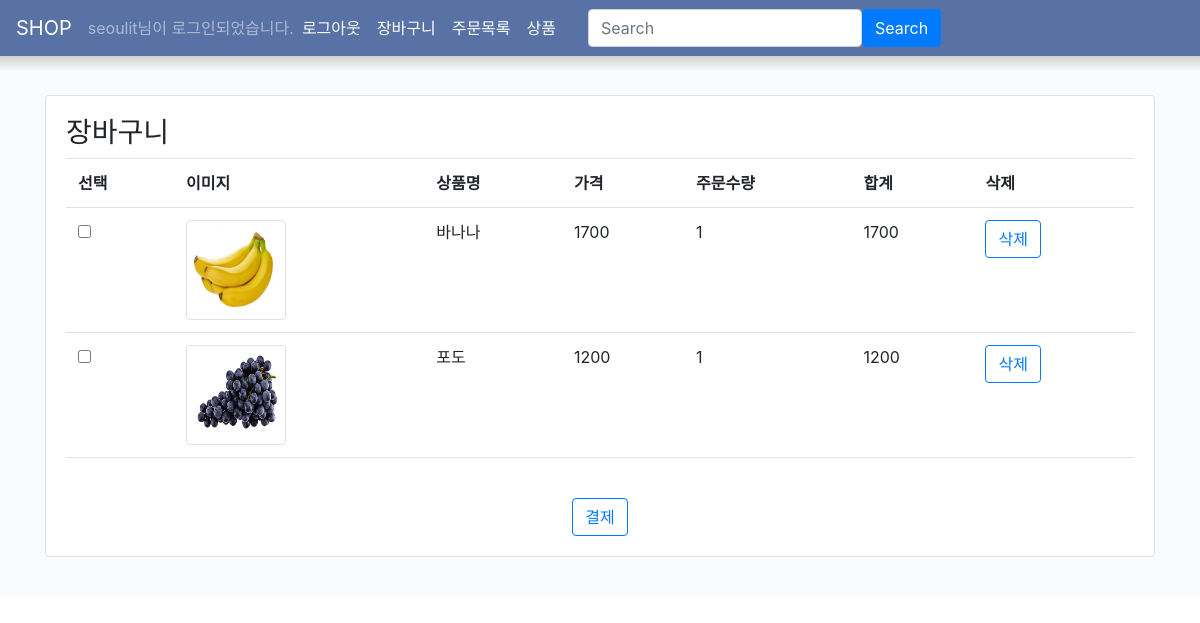
The app's page /cart/ (signed in) with its own data.
### cart/models.py (models this page shows, shortened)
class Cart(models.Model):
    author = models.ForeignKey(User, on_delete=models.CASCADE)
    product = models.ForeignKey(Product, on_delete=models.CASCADE)
    price = models.IntegerField('가격')
    amount = models.IntegerField('수량')
    cartdate = models.DateTimeField(default=timezone.now)
    def get_sum(self):
        return self.price * self.amount

### product/models.py (models this page shows, shortened)
class Product(models.Model):
    pro_name = models.CharField('상품명',max_length=200)
    pro_status_choice = (
        ('f','Fruit'),
        ('p', 'Phone'),
        ('c', 'Computer'),
    )
    pro_status = models.CharField('카테고리', null=True, max_length=1, choices=pro_status_choice)
    pro_price = models.IntegerField('가격')
    pro_stock = models.IntegerField('재고수량',default=100)
    pro_img = models.ImageField('상품이미지', upload_to='products/%Y/%m/%d', blank=True)
    pro_desc = models.TextField('상품설명', blank=True)
    pro_hot = models.BooleanField('인기상품', default=False)
    pro_new = models.BooleanField('신규상품', default=False)
    pro_display = models.BooleanField('화면표시', default=True)
    pro_day = models.DateField('등록일', default=timezone.now)
    pro_like = models.IntegerField('좋아요', default=0)
    author = models.ForeignKey(User, on_delete=models.CASCADE)
    class Meta:
        verbose_name_plural = "상품관리"

### cart/views.py (the view)
# urls.py: path('', CartListView.as_view(), name='list'),
class CartListView(LoginRequiredMixin, ListView):
    login_url = '/member/login'
    template_name = 'cart/detail.html'
    def get_queryset(self):
        return Cart.objects.filter(author=self.request.user)

### cart/templates/cart/detail.html (shortened to what this page needs)
{% extends 'member/base.html' %}
{% load humanize %}
{% block content %}
<div class="container my-4">
    <div class="card">
    <div class="card-body">
    <h3>장바구니</h3>
    <table class="table table-hover">
        <tr>
            <th>선택</th>
            <th>이미지</th>
            <th>상품명</th>
            <th>가격</th>
            <th>주문수량</th>
            <th>합계</th>
            <th>삭제</th>
        </tr>
        {% for cart in object_list %}
        <tr>
            <td>
                <input type="checkbox">
            </td>
            <td><img style="width:100px;height:100px;" src="{{cart.product.pro_img.url}}" class="img-thumbnail"></td>
            <td>{{cart.product.pro_name}}</td>
            <td>{{cart.price}}</td>
            <td>{{cart.amount}}</td>
            <td>{{cart.get_sum}}</td>
            <td><a href="{% url 'cart:remove' cart.id %}"><button type="button" class="btn btn-outline-primary">삭제</button></a></td>
        </tr>
        {% endfor %}
        <tr>
            <td colspan=7>
            </td>
        </tr>
    </table>
    <div class="container" style="text-align:center;">
        <a href="{% url 'order:orderview' %}"><button type="button" class="btn btn-outline-primary">결제</button></a>
    </div>
    </div>
    </div>
</div>
{% endblock %}

### member/templates/member/navbar.html (shortened to what this page needs)
<nav style="background-color:#5872A5;" class="navbar navbar-expand-lg navbar-dark">
    <a class="navbar-brand" href="{% url 'home' %}">SHOP</a>
    <div class="collapse navbar-collapse flex-grow-0" id="navbarNav">
        <ul class="navbar-nav">
            {% if user.is_authenticated %}
            <li class="nav-item">
                <span class="navbar-text"> {{user.username}}님이 로그인되었습니다.</span>
            </li>
            <li class="nav-item">
                <a class="nav-link active" aria-current="page" href="{% url 'account_logout' %}">로그아웃</a>
            </li>
            <li class="nav-item">
                <a class="nav-link active" aria-current="page" href="{% url 'cart:list' %}">장바구니</a>
            </li>
            <li class="nav-item">
                <a class="nav-link active" href="{% url 'order:list' %}">주문목록</a>
            </li>
            {% endif %}
            <li class="nav-item">
                <a class="nav-link active" href="{% url 'product:list' %}">상품</a>
            </li>
        </ul>
        <form class="d-flex mx-4" action="{% url 'product:list' %}"method="GET">
            <input class="form-control me-2" type="search" name="search" placeholder="Search" aria-label="Search">
            <button class="btn btn-primary" type="submit">Search</button>
        </form>
    </div>
</nav>

### records on screen
Cart: product.pro_img (picture), product.pro_name "바나나", price "1700", amount "1", get_sum "1700"
Cart: product.pro_img (picture), product.pro_name "포도", price "1200", amount "1", get_sum "1200"

### other values on screen
{{ user.username }} "seoulit"
